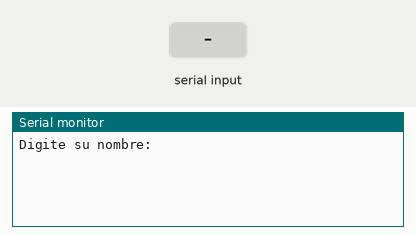
Simulated run of this program. Board: Arduino Uno, built with avr-gcc and run on an emulated ATmega328P. Parts: the last lines printed to the serial monitor. Inputs (shaded band) come from the test bench.

Above: at 0.9 s.
1.0 s: "90,45\n" received over Serial
At 1.8 s:
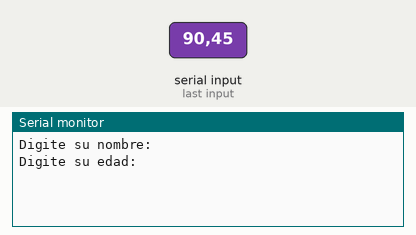
2.5 s: "30,150\n" received over Serial
At 3.3 s:
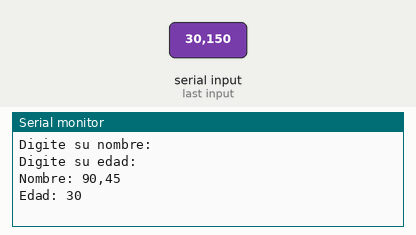

Measured:
- after the input at 1.0 s, the serial monitor: prints a new line at once (image 1)
- after the input at 2.5 s, the serial monitor: prints a new line at once (image 2)

The program:

main.cpp
```cpp
#include <Arduino.h>

struct Persona {
  char nombre[30];
  int edad;
};

Persona persona1;

void pedirDatos();
void mostrarDatos(Persona);

void setup() {
  Serial.begin(9600); // Inicializa la comunicación serie
  pedirDatos();
  mostrarDatos(persona1);
}

void pedirDatos() {
  Serial.println("Digite su nombre: ");
  while (!Serial.available()) {} // Espera a que haya datos disponibles en el puerto serie
  Serial.readBytesUntil('\n', persona1.nombre, sizeof(persona1.nombre));

  Serial.println("Digite su edad: ");
  while (!Serial.available()) {} // Espera a que haya datos disponibles en el puerto serie
  persona1.edad = Serial.parseInt();
}

void mostrarDatos(Persona p) {
  Serial.println("Nombre: " + String(p.nombre));
  Serial.println("Edad: " + String(p.edad));
}
```
